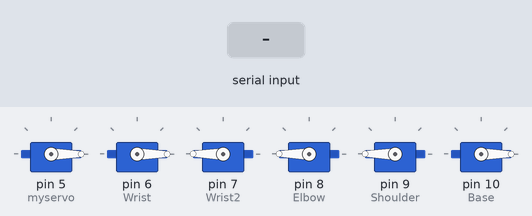
The sketch below on a simulated Arduino Uno, built with avr-gcc and run on an emulated ATmega328P. Parts: 6 × servo. The test bench sets the inputs (shaded band). What the sketch prints to the serial monitor is not drawn.

Above: at 1.2 s.
1.3 s: "A" received over Serial
At 1.76 s:
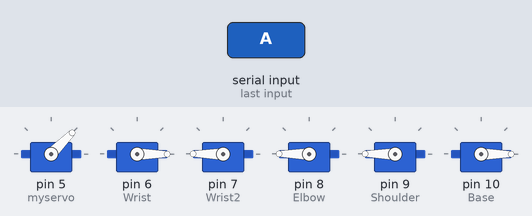
At 3.2 s:
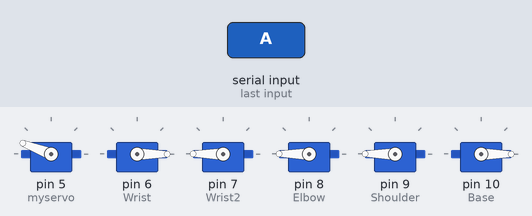
4.3 s: byte 75 ('K') received over Serial
At 5.9 s:
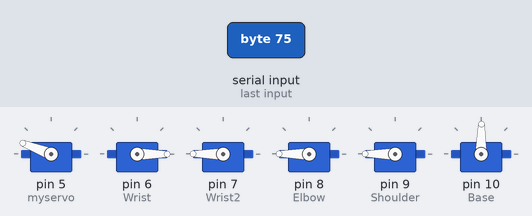
6.6 s: "B" received over Serial
9.6 s: byte 76 ('L') received over Serial
12.0 s: "C" received over Serial
At 14.7 s:
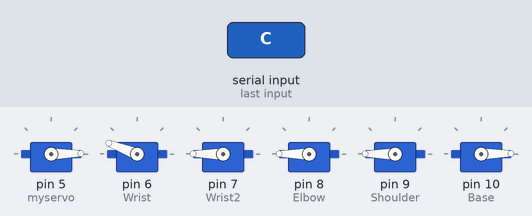
15.0 s: "D" received over Serial
Timing chart, 0 to 18.1 s (numbered marks = the images above; inputs shaded):
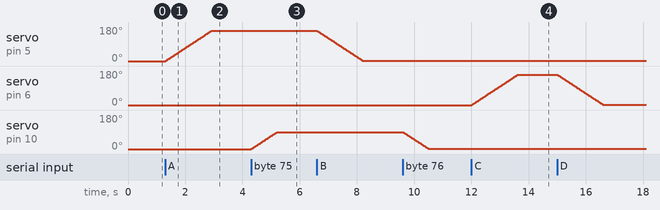

The sketch:

Robot_arm.ino
```cpp
#include <SoftwareSerial.h>
#include <Servo.h>

Servo myservo;
Servo Wrist;
Servo Wrist2;
Servo Elbow;
Servo Shoulder;
Servo Base;

int pos = 0;    // variable to store the servo position
int pos1 = 0;
int pos2 = 0;
int pos3 = 30;    // variable to store the servo position
int pos4 = 0;
int pos5 = 0;

int speedDelay = 10;
int servo1PPos, servo2PPos, servo3PPos, servo4PPos, servo5PPos, servo6PPos; // previous position

void setup() {
  myservo.attach(5);
  Wrist.attach(6);
  Wrist2.attach(7);
  Elbow.attach(8);
  Shoulder.attach(9);
  Base.attach(10);

   servo1PPos = 0;
  myservo.write(servo1PPos);

  servo2PPos = 0;
  Wrist.write(servo2PPos);

  servo3PPos = 190;
  Wrist2.write(servo3PPos);

  servo4PPos = 180;
  Elbow.write(servo4PPos);

  servo5PPos = 180;
  Shoulder.write(servo5PPos);

  servo6PPos = 0;
  Base.write(servo6PPos);

  Serial.begin(9600);
}

void loop() {
  if (Serial.available()) {
    char data = Serial.read(); // data coming from bluetooth
    Serial.print(data);
    //for gripper
    if (data == 'A') {
      for (pos = 0; pos < 160; pos += 1) {
        // in steps of 1 degree
        myservo.write(pos);              // tell servo to go to position in variable 'pos'
        delay(speedDelay);                       // waits 15ms for the servo to reach the position
      }
    }
    else if (data == 'B') {
      for (pos = 160; pos > 0; pos -= 1) { // goes from 180 degrees to 0 degrees
        myservo.write(pos);              // tell servo to go to position in variable 'pos'
        delay(speedDelay);
      }// waits 15ms for the servo to reach the position
    }
    //wrist
    if (data == 'C') {
      for (pos1 = 0; pos1 < 160; pos1 += 1) { // goes from 0 degrees to 180 degrees
        // in steps of 1 degree
        Wrist.write(pos1);              // tell servo to go to position in variable 'pos'
        delay(speedDelay);                       // waits 15ms for the servo to reach the position
      }
    }
    else if (data == 'D') {
      for (pos1 = 160; pos1 > 0; pos1 -= 1) { // goes from 180 degrees to 0 degrees
        Wrist.write(pos1);              // tell servo to go to position in variable 'pos'
        delay(speedDelay);
      }// waits 15ms for the servo to reach the position
    }
    //wrist2
    if (data == 'E') {
      for (pos2 = 0; pos2 < 200; pos2 += 1) { // goes from 0 degrees to 180 degrees
        // in steps of 1 degree
        Wrist2.write(pos2);              // tell servo to go to position in variable 'pos'
        delay(speedDelay);                       // waits 15ms for the servo to reach the position
      }
    }
    else if (data == 'F') {
      for (pos2 = 200; pos2 > 0; pos2 -= 1) { // goes from 180 degrees to 0 degrees
        Wrist2.write(pos2);              // tell servo to go to position in variable 'pos'
        delay(speedDelay);
      }// waits 15ms for the servo to reach the position
    }
    //elbow
    if (data == 'G') {
      for (pos3 = 30; pos3 < 270; pos3 += 1) { // goes from 0 degrees to 180 degrees
        // in steps of 1 degree
        Elbow.write(pos3);              // tell servo to go to position in variable 'pos'
        delay(speedDelay);                       // waits 15ms for the servo to reach the position
      }
    }
    else if (data == 'H') {
      for (pos3 = 270; pos3 > 30; pos3 -= 1) { // goes from 180 degrees to 0 degrees
        Elbow.write(pos3);              // tell servo to go to position in variable 'pos'
        delay(speedDelay);
      }// waits 15ms for the servo to reach the position
    }
    //Shoulder
    if (data == 'I') {
      for (pos4 = 0; pos4 < 180; pos4 += 1) { // goes from 0 degrees to 180 degrees
        // in steps of 1 degree
        Shoulder.write(pos4);              // tell servo to go to position in variable 'pos'
        delay(speedDelay);                       // waits 15ms for the servo to reach the position
      }
    }
    else if (data == 'J') {
      for (pos4 = 180; pos4 > 10; pos4 -= 1) { // goes from 180 degrees to 0 degrees
        Shoulder.write(pos4);              // tell servo to go to position in variable 'pos'
        delay(speedDelay);
      }// waits 15ms for the servo to reach the position
    }
    //Base
    if (data == 'K') {
      for (pos5 = 0; pos5 < 90; pos5 += 1) { // goes from 0 degrees to 180 degrees
        // in steps of 1 degree
        Base.write(pos5);              // tell servo to go to position in variable 'pos'
        delay(speedDelay);                       // waits 15ms for the servo to reach the position
      }
    }
    else if (data == 'L') {
      for (pos5 = 90; pos5 > 0; pos5 -= 1) { // goes from 180 degrees to 0 degrees
        Base.write(pos5);              // tell servo to go to position in variable 'pos'
        delay(speedDelay);
      }// waits 15ms for the servo to reach the position
    }
    ////speed
 if (data == 'M') {
  speedDelay=20;
    }
    else if (data == 'N') {
  speedDelay=15;
    }
     else if (data == 'O') {
  speedDelay=10;
    }
     else if (data == 'P') {
  speedDelay=5;
    }
  }
}
```

Measured:
- after the input at 1.3 s, servo on pin 5 (myservo): moves from 0° to 159° over 1.6 s, starting at once
- after the input at 4.3 s, servo on pin 10 (Base): moves from 0° to 89° over 0.89 s, starting at once
- after the input at 12.0 s, servo on pin 6 (Wrist): moves from 0° to 159° over 1.6 s, starting at once
